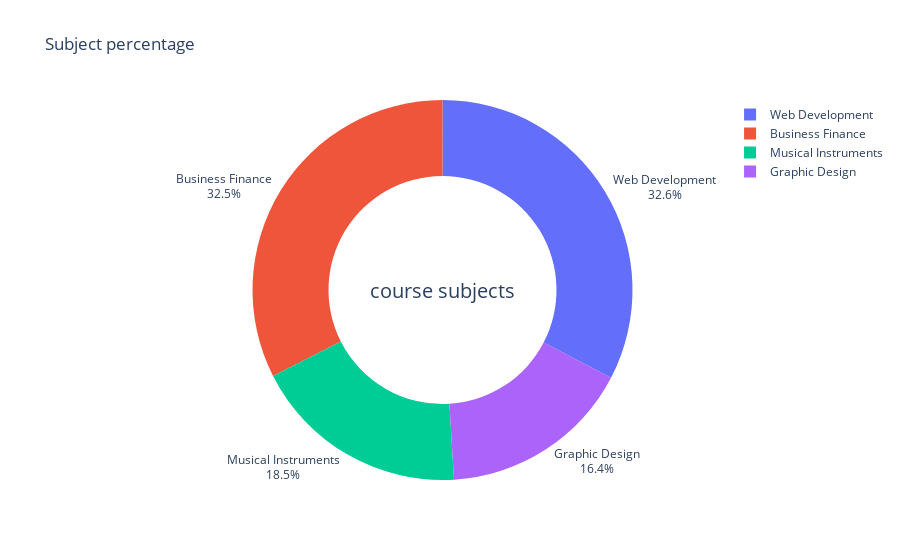

Notebook code for this chart:
### Code cell
data['tmp'] = 1
fig = px.pie(data, names='subject',values='tmp',hole = 0.6,title='relation tips')
fig.update_traces(textposition='outside', textinfo='percent+label')
fig.update_layout(
    title_text="Subject percentage",
    annotations=[dict(text='course subjects', x=0.5, y=0.5, font_size=20, showarrow=False)])

### Figure 1 — Plotly figure (JSON) as saved in the notebook; plotly's stock layout.template omitted (floating-point values rounded to 4 significant figures; data arrays with more than 128 entries replaced by an {"elided": "..."} marker saying what was removed)
{"data": [{"domain": {"x": [0, 1], "y": [0, 1]}, "hole": 0.6, "hovertemplate": "subject=%{label}<br>tmp=%{value}<extra></extra>", "labels": {"elided": "3677 str values"}, "legendgroup": "", "name": "", "showlegend": true, "textinfo": "percent+label", "textposition": "outside", "type": "pie", "values": {"elided": "3677 int values"}}], "layout": {"annotations": [{"font": {"size": 20}, "showarrow": false, "text": "course subjects", "x": 0.5, "y": 0.5}], "legend": {"tracegroupgap": 0}, "title": {"text": "Subject percentage"}}}
